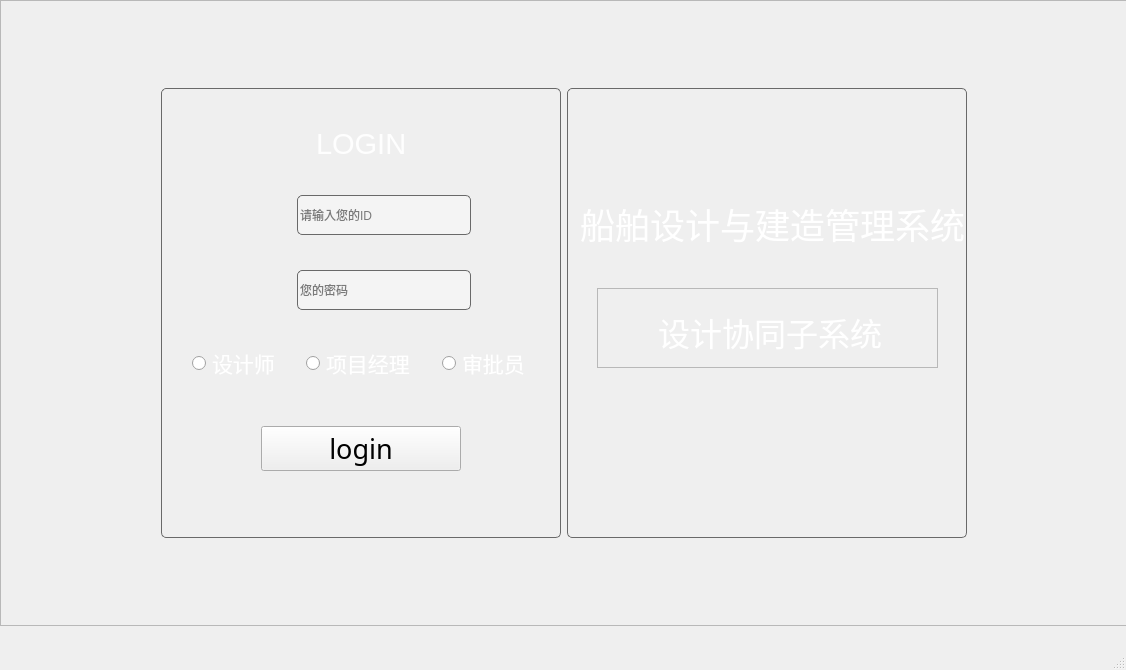
<?xml version="1.0" encoding="UTF-8"?>
<ui version="4.0">
 <class>MainWindow</class>
 <widget class="QMainWindow" name="MainWindow">
  <property name="geometry">
   <rect>
    <x>0</x>
    <y>0</y>
    <width>1126</width>
    <height>670</height>
   </rect>
  </property>
  <property name="windowTitle">
   <string>MainWindow</string>
  </property>
  <property name="styleSheet">
   <string notr="true"/>
  </property>
  <widget class="QWidget" name="centralwidget">
   <widget class="QFrame" name="frame_background">
    <property name="geometry">
     <rect>
      <x>0</x>
      <y>0</y>
      <width>1127</width>
      <height>626</height>
     </rect>
    </property>
    <property name="styleSheet">
     <string notr="true">#frame_background{
	
	border-image: url(:/picture6.png);
}

</string>
    </property>
    <property name="frameShape">
     <enum>QFrame::Shape::StyledPanel</enum>
    </property>
    <property name="frameShadow">
     <enum>QFrame::Shadow::Raised</enum>
    </property>
    <layout class="QGridLayout" name="gridLayout_2">
     <item row="0" column="0">
      <layout class="QHBoxLayout" name="horizontalLayout_8">
       <item>
        <spacer name="horizontalSpacer_13">
         <property name="orientation">
          <enum>Qt::Orientation::Horizontal</enum>
         </property>
         <property name="sizeHint" stdset="0">
          <size>
           <width>40</width>
           <height>20</height>
          </size>
         </property>
        </spacer>
       </item>
       <item>
        <widget class="QFrame" name="frame_login">
         <property name="sizePolicy">
          <sizepolicy hsizetype="Fixed" vsizetype="Fixed">
           <horstretch>0</horstretch>
           <verstretch>0</verstretch>
          </sizepolicy>
         </property>
         <property name="minimumSize">
          <size>
           <width>400</width>
           <height>450</height>
          </size>
         </property>
         <property name="maximumSize">
          <size>
           <width>400</width>
           <height>450</height>
          </size>
         </property>
         <property name="styleSheet">
          <string notr="true">#frame_login{
    border: 1px solid #696969;
    border-radius: 5px;
	background-color: rgb(244, 244, 244，240);
}</string>
         </property>
         <property name="frameShape">
          <enum>QFrame::Shape::StyledPanel</enum>
         </property>
         <property name="frameShadow">
          <enum>QFrame::Shadow::Raised</enum>
         </property>
         <layout class="QGridLayout" name="gridLayout">
          <item row="0" column="0">
           <layout class="QVBoxLayout" name="verticalLayout">
            <item>
             <spacer name="verticalSpacer">
              <property name="orientation">
               <enum>Qt::Orientation::Vertical</enum>
              </property>
              <property name="sizeHint" stdset="0">
               <size>
                <width>20</width>
                <height>28</height>
               </size>
              </property>
             </spacer>
            </item>
            <item>
             <layout class="QHBoxLayout" name="horizontalLayout">
              <item>
               <spacer name="horizontalSpacer">
                <property name="orientation">
                 <enum>Qt::Orientation::Horizontal</enum>
                </property>
                <property name="sizeHint" stdset="0">
                 <size>
                  <width>40</width>
                  <height>20</height>
                 </size>
                </property>
               </spacer>
              </item>
              <item>
               <widget class="QLabel" name="label_login">
                <property name="font">
                 <font>
                  <family>Arial</family>
                  <pointsize>22</pointsize>
                 </font>
                </property>
                <property name="styleSheet">
                 <string notr="true">color: rgb(254, 254, 254);</string>
                </property>
                <property name="text">
                 <string>LOGIN</string>
                </property>
               </widget>
              </item>
              <item>
               <spacer name="horizontalSpacer_2">
                <property name="orientation">
                 <enum>Qt::Orientation::Horizontal</enum>
                </property>
                <property name="sizeHint" stdset="0">
                 <size>
                  <width>40</width>
                  <height>20</height>
                 </size>
                </property>
               </spacer>
              </item>
             </layout>
            </item>
            <item>
             <spacer name="verticalSpacer_3">
              <property name="orientation">
               <enum>Qt::Orientation::Vertical</enum>
              </property>
              <property name="sizeHint" stdset="0">
               <size>
                <width>20</width>
                <height>28</height>
               </size>
              </property>
             </spacer>
            </item>
            <item>
             <layout class="QHBoxLayout" name="horizontalLayout_3">
              <item>
               <spacer name="horizontalSpacer_3">
                <property name="orientation">
                 <enum>Qt::Orientation::Horizontal</enum>
                </property>
                <property name="sizeType">
                 <enum>QSizePolicy::Policy::Fixed</enum>
                </property>
                <property name="sizeHint" stdset="0">
                 <size>
                  <width>80</width>
                  <height>20</height>
                 </size>
                </property>
               </spacer>
              </item>
              <item>
               <layout class="QHBoxLayout" name="horizontalLayout_2">
                <item>
                 <widget class="QLabel" name="label">
                  <property name="minimumSize">
                   <size>
                    <width>40</width>
                    <height>40</height>
                   </size>
                  </property>
                  <property name="maximumSize">
                   <size>
                    <width>40</width>
                    <height>40</height>
                   </size>
                  </property>
                  <property name="styleSheet">
                   <string notr="true">#label
{

    border-image:url(:/res/pic/user_name.png);
}
</string>
                  </property>
                  <property name="text">
                   <string/>
                  </property>
                 </widget>
                </item>
                <item>
                 <widget class="QLineEdit" name="InputNumber">
                  <property name="maximumSize">
                   <size>
                    <width>16777215</width>
                    <height>40</height>
                   </size>
                  </property>
                  <property name="styleSheet">
                   <string notr="true">#InputNumber{
    border: 1px solid #696969;
    border-radius: 5px;
	background-color: rgb(244, 244, 244);
}</string>
                  </property>
                  <property name="placeholderText">
                   <string>请输入您的ID</string>
                  </property>
                 </widget>
                </item>
               </layout>
              </item>
              <item>
               <spacer name="horizontalSpacer_4">
                <property name="orientation">
                 <enum>Qt::Orientation::Horizontal</enum>
                </property>
                <property name="sizeType">
                 <enum>QSizePolicy::Policy::Fixed</enum>
                </property>
                <property name="sizeHint" stdset="0">
                 <size>
                  <width>80</width>
                  <height>20</height>
                 </size>
                </property>
               </spacer>
              </item>
             </layout>
            </item>
            <item>
             <spacer name="verticalSpacer_4">
              <property name="orientation">
               <enum>Qt::Orientation::Vertical</enum>
              </property>
              <property name="sizeHint" stdset="0">
               <size>
                <width>20</width>
                <height>28</height>
               </size>
              </property>
             </spacer>
            </item>
            <item>
             <layout class="QHBoxLayout" name="horizontalLayout_5">
              <item>
               <spacer name="horizontalSpacer_5">
                <property name="orientation">
                 <enum>Qt::Orientation::Horizontal</enum>
                </property>
                <property name="sizeType">
                 <enum>QSizePolicy::Policy::Fixed</enum>
                </property>
                <property name="sizeHint" stdset="0">
                 <size>
                  <width>80</width>
                  <height>20</height>
                 </size>
                </property>
               </spacer>
              </item>
              <item>
               <layout class="QHBoxLayout" name="horizontalLayout_4">
                <item>
                 <widget class="QLabel" name="label_2">
                  <property name="minimumSize">
                   <size>
                    <width>40</width>
                    <height>40</height>
                   </size>
                  </property>
                  <property name="maximumSize">
                   <size>
                    <width>40</width>
                    <height>40</height>
                   </size>
                  </property>
                  <property name="styleSheet">
                   <string notr="true">#label_2
{
    border-image:url(:/res/pic/pwd.png);

}</string>
                  </property>
                  <property name="text">
                   <string/>
                  </property>
                 </widget>
                </item>
                <item>
                 <widget class="QLineEdit" name="InputPassword">
                  <property name="minimumSize">
                   <size>
                    <width>0</width>
                    <height>20</height>
                   </size>
                  </property>
                  <property name="maximumSize">
                   <size>
                    <width>16777215</width>
                    <height>40</height>
                   </size>
                  </property>
                  <property name="styleSheet">
                   <string notr="true">#InputPassword
{
    border: 1px solid #696969;
    border-radius: 5px;
	background-color: rgb(244, 244, 244);
}</string>
                  </property>
                  <property name="placeholderText">
                   <string>您的密码</string>
                  </property>
                 </widget>
                </item>
               </layout>
              </item>
              <item>
               <spacer name="horizontalSpacer_6">
                <property name="orientation">
                 <enum>Qt::Orientation::Horizontal</enum>
                </property>
                <property name="sizeType">
                 <enum>QSizePolicy::Policy::Fixed</enum>
                </property>
                <property name="sizeHint" stdset="0">
                 <size>
                  <width>80</width>
                  <height>20</height>
                 </size>
                </property>
               </spacer>
              </item>
             </layout>
            </item>
            <item>
             <spacer name="verticalSpacer_5">
              <property name="orientation">
               <enum>Qt::Orientation::Vertical</enum>
              </property>
              <property name="sizeHint" stdset="0">
               <size>
                <width>20</width>
                <height>28</height>
               </size>
              </property>
             </spacer>
            </item>
            <item>
             <layout class="QHBoxLayout" name="horizontalLayout_7">
              <item>
               <spacer name="horizontalSpacer_9">
                <property name="orientation">
                 <enum>Qt::Orientation::Horizontal</enum>
                </property>
                <property name="sizeHint" stdset="0">
                 <size>
                  <width>40</width>
                  <height>20</height>
                 </size>
                </property>
               </spacer>
              </item>
              <item>
               <widget class="QRadioButton" name="radioButtonone">
                <property name="font">
                 <font>
                  <family>隶书</family>
                  <pointsize>16</pointsize>
                 </font>
                </property>
                <property name="styleSheet">
                 <string notr="true">color: rgb(255, 255, 255);</string>
                </property>
                <property name="text">
                 <string>设计师</string>
                </property>
               </widget>
              </item>
              <item>
               <spacer name="horizontalSpacer_10">
                <property name="orientation">
                 <enum>Qt::Orientation::Horizontal</enum>
                </property>
                <property name="sizeHint" stdset="0">
                 <size>
                  <width>40</width>
                  <height>20</height>
                 </size>
                </property>
               </spacer>
              </item>
              <item>
               <widget class="QRadioButton" name="radioButtontwo">
                <property name="font">
                 <font>
                  <family>隶书</family>
                  <pointsize>16</pointsize>
                 </font>
                </property>
                <property name="styleSheet">
                 <string notr="true">color: rgb(255, 255, 255);</string>
                </property>
                <property name="text">
                 <string>项目经理</string>
                </property>
               </widget>
              </item>
              <item>
               <spacer name="horizontalSpacer_11">
                <property name="orientation">
                 <enum>Qt::Orientation::Horizontal</enum>
                </property>
                <property name="sizeHint" stdset="0">
                 <size>
                  <width>40</width>
                  <height>20</height>
                 </size>
                </property>
               </spacer>
              </item>
              <item>
               <widget class="QRadioButton" name="radioButtonthreee">
                <property name="font">
                 <font>
                  <family>隶书</family>
                  <pointsize>16</pointsize>
                 </font>
                </property>
                <property name="styleSheet">
                 <string notr="true">color: rgb(255, 255, 255);</string>
                </property>
                <property name="text">
                 <string>审批员</string>
                </property>
               </widget>
              </item>
              <item>
               <spacer name="horizontalSpacer_12">
                <property name="orientation">
                 <enum>Qt::Orientation::Horizontal</enum>
                </property>
                <property name="sizeHint" stdset="0">
                 <size>
                  <width>40</width>
                  <height>20</height>
                 </size>
                </property>
               </spacer>
              </item>
             </layout>
            </item>
            <item>
             <spacer name="verticalSpacer_6">
              <property name="orientation">
               <enum>Qt::Orientation::Vertical</enum>
              </property>
              <property name="sizeHint" stdset="0">
               <size>
                <width>20</width>
                <height>38</height>
               </size>
              </property>
             </spacer>
            </item>
            <item>
             <layout class="QHBoxLayout" name="horizontalLayout_6">
              <item>
               <spacer name="horizontalSpacer_7">
                <property name="orientation">
                 <enum>Qt::Orientation::Horizontal</enum>
                </property>
                <property name="sizeHint" stdset="0">
                 <size>
                  <width>40</width>
                  <height>20</height>
                 </size>
                </property>
               </spacer>
              </item>
              <item>
               <widget class="QPushButton" name="pushButton">
                <property name="sizePolicy">
                 <sizepolicy hsizetype="Fixed" vsizetype="Fixed">
                  <horstretch>0</horstretch>
                  <verstretch>0</verstretch>
                 </sizepolicy>
                </property>
                <property name="minimumSize">
                 <size>
                  <width>200</width>
                  <height>20</height>
                 </size>
                </property>
                <property name="maximumSize">
                 <size>
                  <width>200</width>
                  <height>60</height>
                 </size>
                </property>
                <property name="font">
                 <font>
                  <family>Jokerman</family>
                  <pointsize>20</pointsize>
                 </font>
                </property>
                <property name="text">
                 <string>login</string>
                </property>
               </widget>
              </item>
              <item>
               <spacer name="horizontalSpacer_8">
                <property name="orientation">
                 <enum>Qt::Orientation::Horizontal</enum>
                </property>
                <property name="sizeHint" stdset="0">
                 <size>
                  <width>40</width>
                  <height>20</height>
                 </size>
                </property>
               </spacer>
              </item>
             </layout>
            </item>
            <item>
             <spacer name="verticalSpacer_2">
              <property name="orientation">
               <enum>Qt::Orientation::Vertical</enum>
              </property>
              <property name="sizeHint" stdset="0">
               <size>
                <width>20</width>
                <height>28</height>
               </size>
              </property>
             </spacer>
            </item>
            <item>
             <spacer name="verticalSpacer_7">
              <property name="orientation">
               <enum>Qt::Orientation::Vertical</enum>
              </property>
              <property name="sizeHint" stdset="0">
               <size>
                <width>20</width>
                <height>28</height>
               </size>
              </property>
             </spacer>
            </item>
           </layout>
          </item>
         </layout>
        </widget>
       </item>
       <item>
        <widget class="QFrame" name="frame">
         <property name="sizePolicy">
          <sizepolicy hsizetype="Fixed" vsizetype="Fixed">
           <horstretch>0</horstretch>
           <verstretch>0</verstretch>
          </sizepolicy>
         </property>
         <property name="minimumSize">
          <size>
           <width>400</width>
           <height>450</height>
          </size>
         </property>
         <property name="maximumSize">
          <size>
           <width>400</width>
           <height>450</height>
          </size>
         </property>
         <property name="styleSheet">
          <string notr="true">#frame{

    border: 1px solid #696969;
    border-radius: 5px;   


}</string>
         </property>
         <property name="frameShape">
          <enum>QFrame::Shape::StyledPanel</enum>
         </property>
         <property name="frameShadow">
          <enum>QFrame::Shadow::Raised</enum>
         </property>
         <widget class="QFrame" name="frame_3">
          <property name="geometry">
           <rect>
            <x>30</x>
            <y>200</y>
            <width>341</width>
            <height>80</height>
           </rect>
          </property>
          <property name="frameShape">
           <enum>QFrame::Shape::StyledPanel</enum>
          </property>
          <property name="frameShadow">
           <enum>QFrame::Shadow::Raised</enum>
          </property>
          <widget class="QWidget" name="layoutWidget">
           <property name="geometry">
            <rect>
             <x>20</x>
             <y>20</y>
             <width>306</width>
             <height>42</height>
            </rect>
           </property>
           <layout class="QHBoxLayout" name="horizontalLayout_9">
            <item>
             <spacer name="horizontalSpacer_15">
              <property name="orientation">
               <enum>Qt::Orientation::Horizontal</enum>
              </property>
              <property name="sizeHint" stdset="0">
               <size>
                <width>40</width>
                <height>20</height>
               </size>
              </property>
             </spacer>
            </item>
            <item>
             <widget class="QLabel" name="label_4">
              <property name="font">
               <font>
                <family>隶书</family>
                <pointsize>20</pointsize>
               </font>
              </property>
              <property name="styleSheet">
               <string notr="true">color: rgb(255, 255, 255);</string>
              </property>
              <property name="text">
               <string>&lt;html&gt;&lt;head/&gt;&lt;body&gt;&lt;p&gt;&lt;span style=&quot; font-size:24pt;&quot;&gt;设计协同子系统&lt;/span&gt;&lt;/p&gt;&lt;/body&gt;&lt;/html&gt;</string>
              </property>
             </widget>
            </item>
            <item>
             <spacer name="horizontalSpacer_16">
              <property name="orientation">
               <enum>Qt::Orientation::Horizontal</enum>
              </property>
              <property name="sizeHint" stdset="0">
               <size>
                <width>40</width>
                <height>20</height>
               </size>
              </property>
             </spacer>
            </item>
           </layout>
          </widget>
         </widget>
         <widget class="QWidget" name="layoutWidget">
          <property name="geometry">
           <rect>
            <x>-40</x>
            <y>110</y>
            <width>491</width>
            <height>53</height>
           </rect>
          </property>
          <layout class="QHBoxLayout" name="horizontalLayout_10">
           <item>
            <spacer name="horizontalSpacer_18">
             <property name="orientation">
              <enum>Qt::Orientation::Horizontal</enum>
             </property>
             <property name="sizeHint" stdset="0">
              <size>
               <width>40</width>
               <height>20</height>
              </size>
             </property>
            </spacer>
           </item>
           <item>
            <widget class="QLabel" name="label_3">
             <property name="font">
              <font>
               <family>隶书</family>
               <pointsize>24</pointsize>
              </font>
             </property>
             <property name="styleSheet">
              <string notr="true">color: rgb(255, 255, 255);</string>
             </property>
             <property name="text">
              <string>&lt;html&gt;&lt;head/&gt;&lt;body&gt;&lt;p&gt;&lt;span style=&quot; font-size:26pt;&quot;&gt;船舶设计与建造管理系统&lt;/span&gt;&lt;/p&gt;&lt;/body&gt;&lt;/html&gt;</string>
             </property>
            </widget>
           </item>
           <item>
            <spacer name="horizontalSpacer_19">
             <property name="orientation">
              <enum>Qt::Orientation::Horizontal</enum>
             </property>
             <property name="sizeHint" stdset="0">
              <size>
               <width>40</width>
               <height>20</height>
              </size>
             </property>
            </spacer>
           </item>
          </layout>
         </widget>
        </widget>
       </item>
       <item>
        <spacer name="horizontalSpacer_14">
         <property name="orientation">
          <enum>Qt::Orientation::Horizontal</enum>
         </property>
         <property name="sizeHint" stdset="0">
          <size>
           <width>40</width>
           <height>20</height>
          </size>
         </property>
        </spacer>
       </item>
      </layout>
     </item>
    </layout>
   </widget>
   <widget class="QWidget" name="layoutWidget">
    <property name="geometry">
     <rect>
      <x>0</x>
      <y>0</y>
      <width>2</width>
      <height>2</height>
     </rect>
    </property>
    <layout class="QVBoxLayout" name="verticalLayout_2"/>
   </widget>
  </widget>
  <widget class="QMenuBar" name="menubar">
   <property name="geometry">
    <rect>
     <x>0</x>
     <y>0</y>
     <width>1126</width>
     <height>26</height>
    </rect>
   </property>
  </widget>
  <widget class="QStatusBar" name="statusbar"/>
 </widget>
 <resources/>
 <connections/>
</ui>
